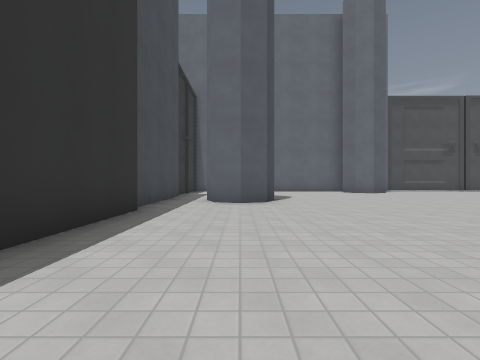
view 1 (above)

21 first-person views from a walk through a level from a Godot 3-D game. The camera is 1.2 m above the floor, looks level and sees 85° across. The floor is counted in squares, 2 m on a side. Each view is taken from the middle of a square. On the plan, view 1 faces up. The plan holds only what a view shows up to about 9 squares ahead; the rest is blank. The place goes on beyond the plan. Flat picture figures and markers are left out. Characters and animated objects are not drawn. Surface patterns are stand-ins for the level's own textures.

view 2
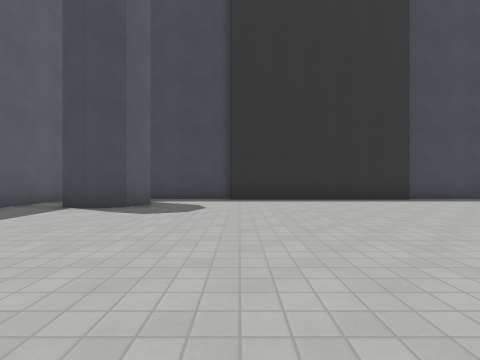

view 3
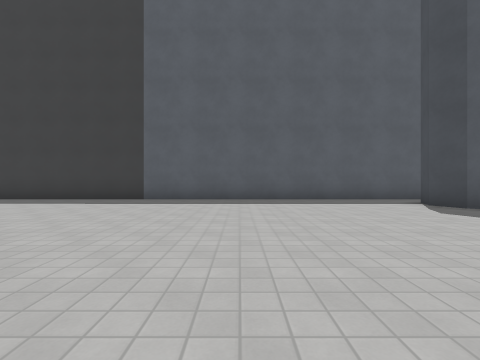

view 4
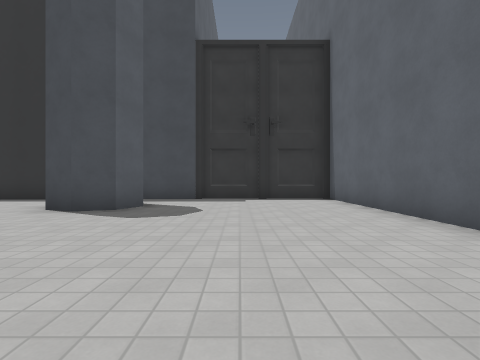

view 5
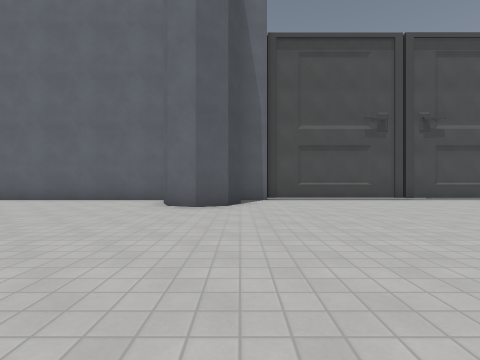

view 6
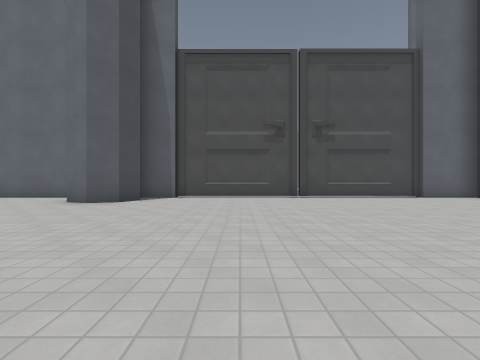

view 7
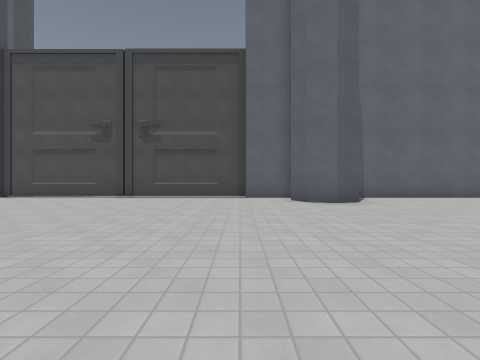

view 8
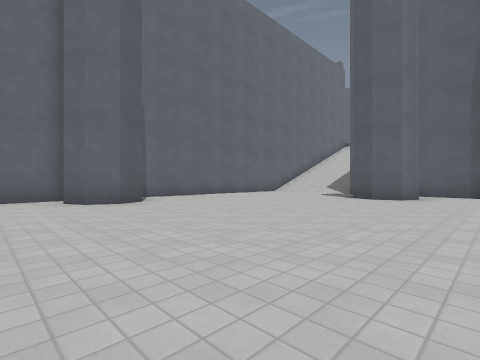

view 9
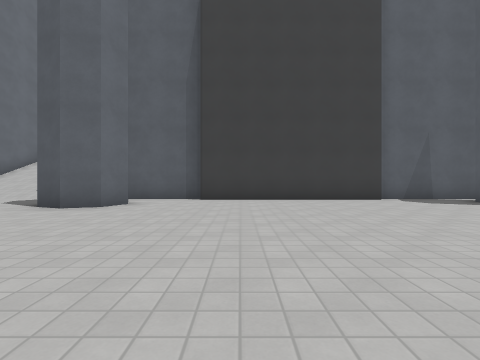

view 10
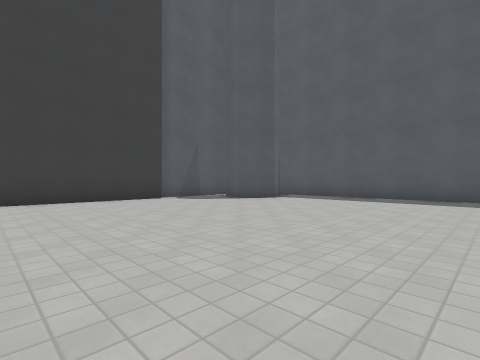

view 11
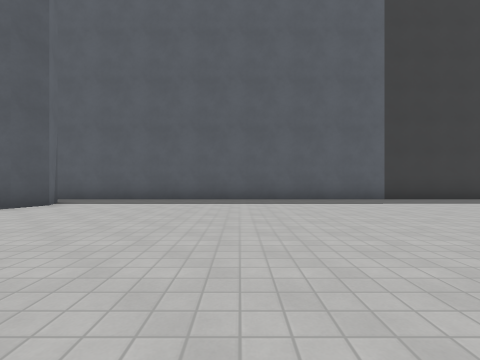

view 12
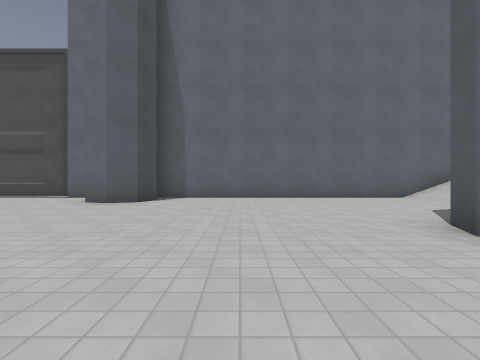

view 13
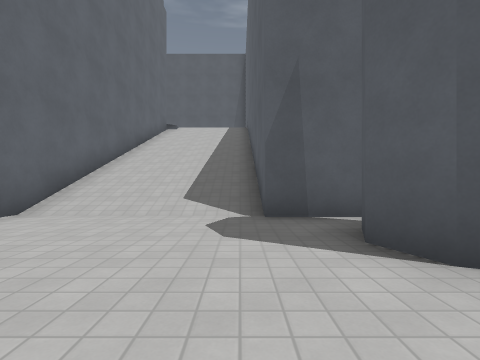

view 14
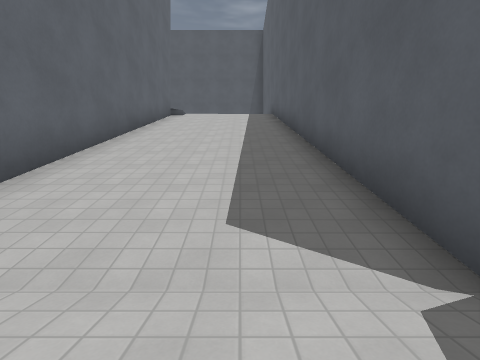

view 15
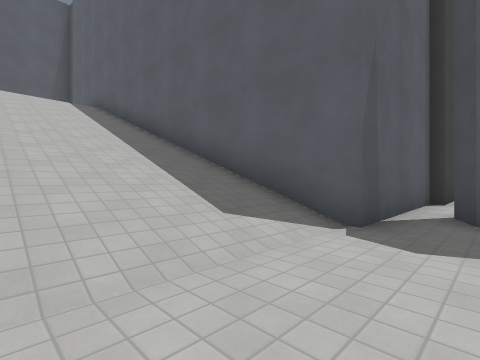

view 16
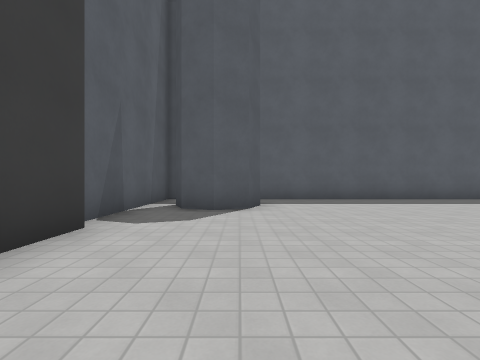

view 17
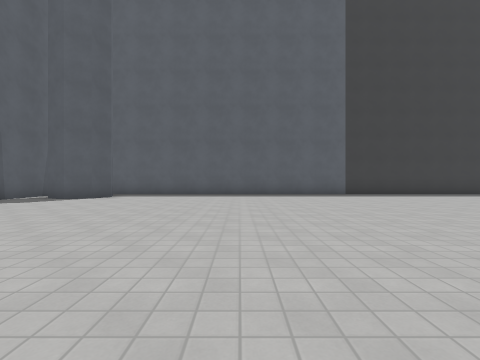

view 18
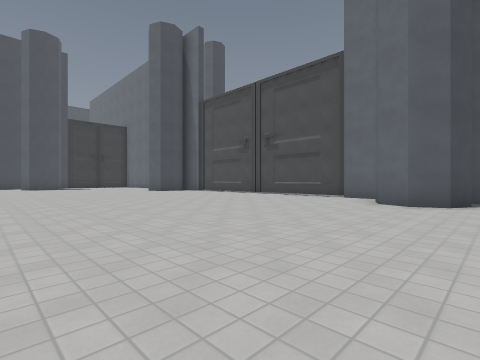

view 19
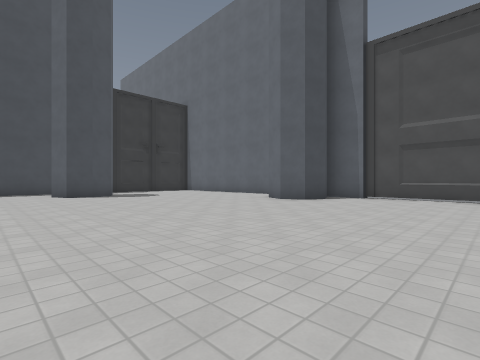

view 20
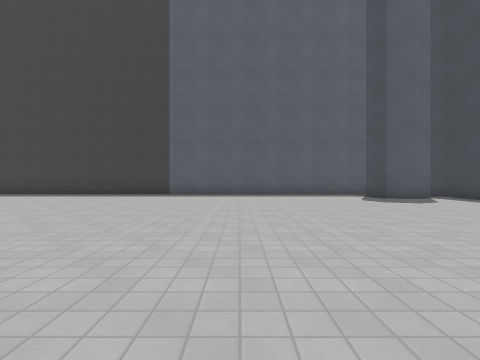

view 21
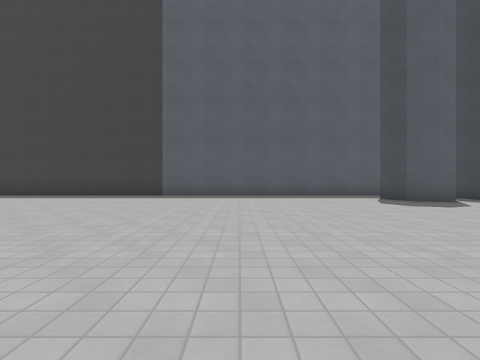

### Floor plan
Key: @ floor where view 1 was taken; # wall or solid block; . floor; / step, stairs or slope.
Columns run from 3 left of view 1 to 35 right of it. Each row starts with its distance up from view 1.
 14 #######################################
 13 #.......###..........##........////////
 12 #........#...........##........////////
 11 #..............................////////
 10 #..............................////////
  9 #..............................########
  8 #..##.......................##.#
  7 #..#........................##.#
  6 #..............................#
  5 ##............................##
  4  #.........          .........#
  3  #..........        ..........#
  2  #...........      ...........#
  1  #............    ............#
  0 ##.@...........  .............##
 -1 #..............  ..............#
 -2 #..............................#
 -3 #.##........................##.#
 -4 #  #........................# .#
 -5   ........................... .#
 -6  ###############################

Where each view was taken, in squares from view 1:
view 1: 0 up, 0 right, facing up
view 2: 0 up, 6 right, facing left
view 3: 3 up, 5 right, facing down
view 4: 11 up, 6 right, facing left
view 5: 6 up, 7 right, facing up
view 6: 5 up, 10 right, facing up
view 7: 5 up, 16 right, facing up
view 8: 5 up, 16 right, facing up-right
view 9: 4 up, 19 right, facing right
view 10: 4 up, 19 right, facing down-right
view 11: 3 up, 20 right, facing down
view 12: 5 up, 22 right, facing up
view 13: 10 up, 23 right, facing right
view 14: 11 up, 26 right, facing right
view 15: 13 up, 26 right, facing down-right
view 16: 3 up, 25 right, facing down
view 17: 6 up, 20 right, facing down
view 18: 5 up, 20 right, facing up-left
view 19: 5 up, 11 right, facing up-left
view 20: 6 up, 5 right, facing down
view 21: 5 up, 5 right, facing down
